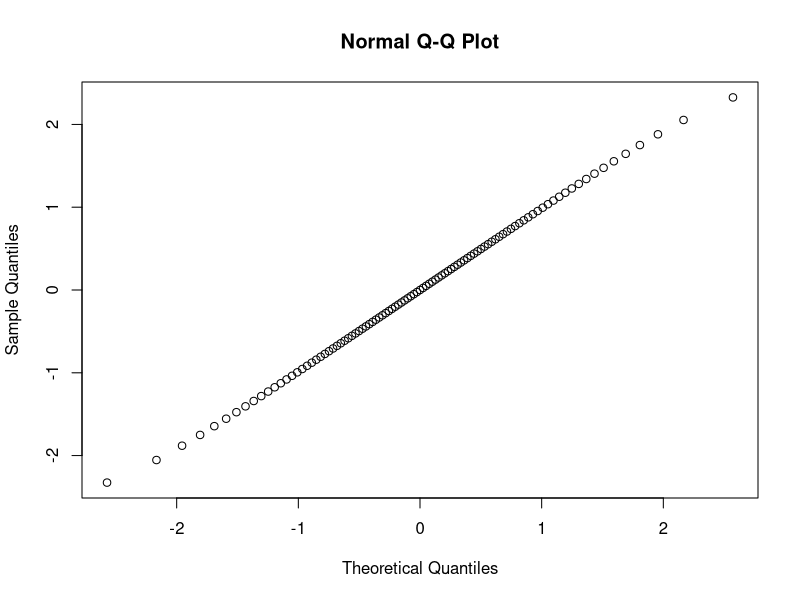
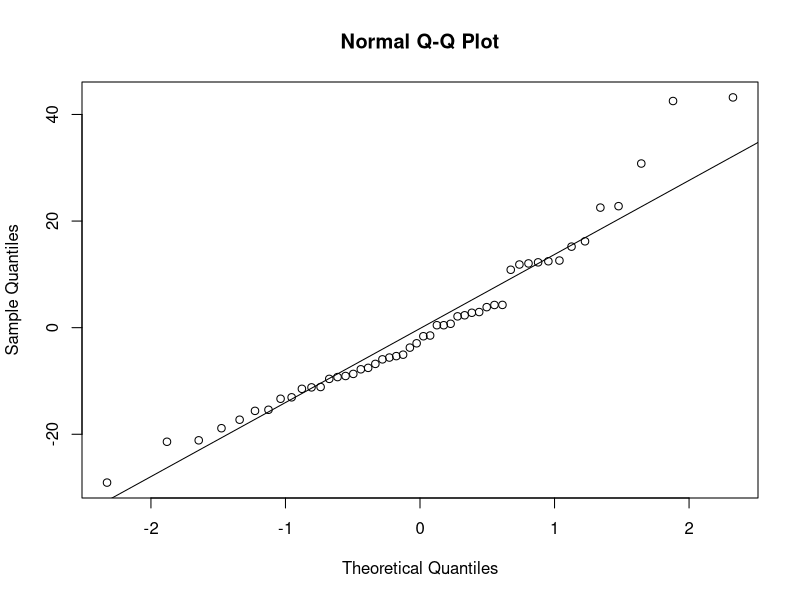
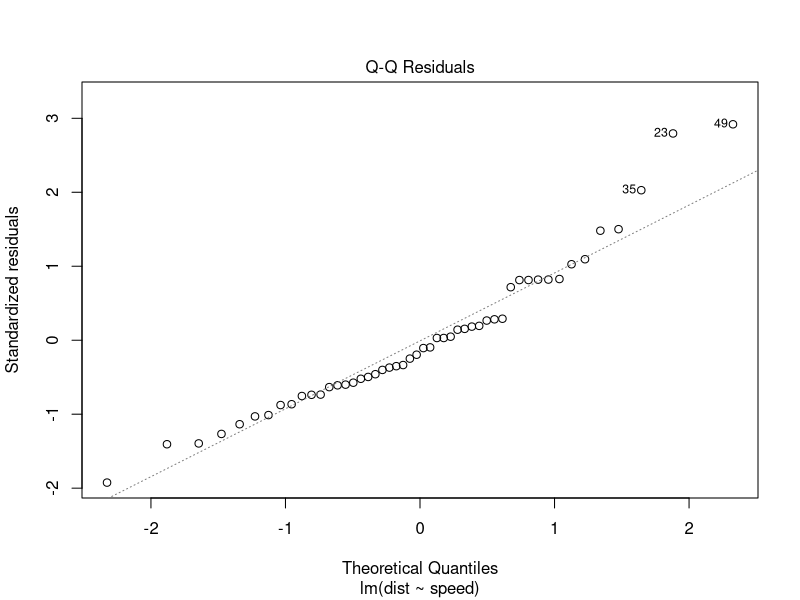

The R script that drew these images, in order: (Note: this script raises an error after producing the figures.)
# Q-Q Plot
nrm_data <- seq(0.01,0.99,0.01)
qs <- qnorm(nrm_data)
qqnorm(qs)

# Train a linear reression model
model <- lm(dist~ speed, data = cars)

# Plot residual
residuals <- residuals(model)
qqnorm(residuals)
qqline(residuals)
       
# Plot residual
plot(model, 2)


# prediction
predicted <- predict(model, newdata = cars)

library(tidyverse)

RMSE(cars$dist, predicted)

